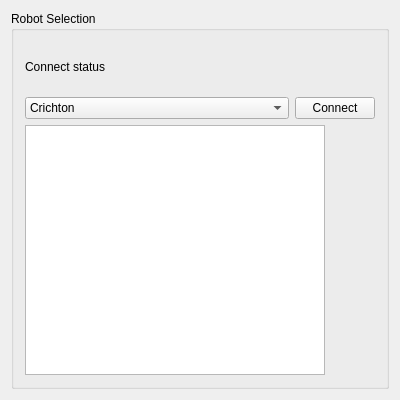
<?xml version="1.0" encoding="UTF-8"?>
<ui version="4.0">
 <class>benchmark_client</class>
 <widget class="QMainWindow" name="benchmark_client">
  <property name="geometry">
   <rect>
    <x>0</x>
    <y>0</y>
    <width>400</width>
    <height>400</height>
   </rect>
  </property>
  <property name="minimumSize">
   <size>
    <width>400</width>
    <height>150</height>
   </size>
  </property>
  <property name="maximumSize">
   <size>
    <width>400</width>
    <height>400</height>
   </size>
  </property>
  <property name="windowTitle">
   <string>benchmark_client</string>
  </property>
  <property name="documentMode">
   <bool>false</bool>
  </property>
  <property name="dockNestingEnabled">
   <bool>false</bool>
  </property>
  <property name="unifiedTitleAndToolBarOnMac">
   <bool>false</bool>
  </property>
  <widget class="QWidget" name="centralWidget">
   <layout class="QVBoxLayout" name="verticalLayout">
    <item>
     <widget class="QGroupBox" name="robot_groupBox">
      <property name="title">
       <string>Robot Selection</string>
      </property>
      <layout class="QGridLayout" name="gridLayout">
       <item row="1" column="2">
        <widget class="QPushButton" name="connect_pushButton">
         <property name="text">
          <string>Connect</string>
         </property>
        </widget>
       </item>
       <item row="1" column="0" colspan="2">
        <widget class="QComboBox" name="robot_comboBox">
         <item>
          <property name="text">
           <string>Crichton</string>
          </property>
         </item>
         <item>
          <property name="text">
           <string>Alita</string>
          </property>
         </item>
        </widget>
       </item>
       <item row="0" column="0">
        <widget class="QLabel" name="connectStatus_label">
         <property name="text">
          <string>Connect status</string>
         </property>
        </widget>
       </item>
       <item row="2" column="0">
        <widget class="QListWidget" name="foundServices">
         <property name="minimumSize">
          <size>
           <width>300</width>
           <height>150</height>
          </size>
         </property>
         <property name="maximumSize">
          <size>
           <width>400</width>
           <height>250</height>
          </size>
         </property>
        </widget>
       </item>
      </layout>
     </widget>
    </item>
   </layout>
  </widget>
 </widget>
 <layoutdefault spacing="6" margin="11"/>
 <resources/>
 <connections/>
</ui>
